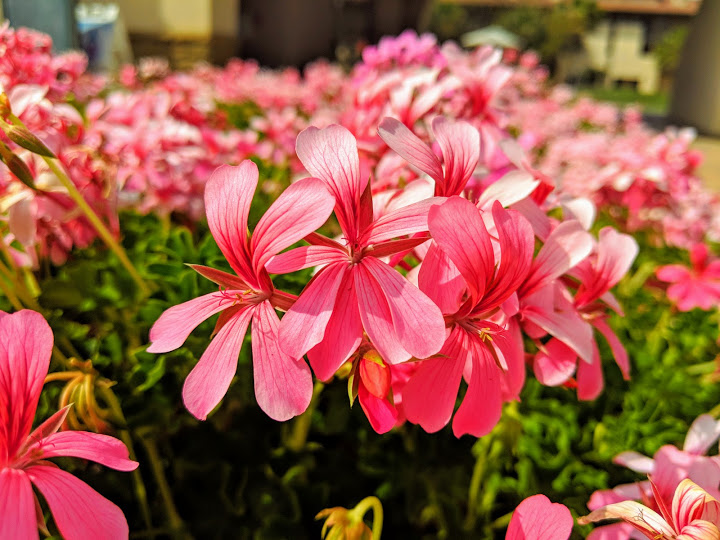
#> input picture HW4/media/spring.jpg, 720 x 540 px
$ jupyter execute --allow-errors 'Pillow tutorial.ipynb'
#> lines starting #> are read from the running program, lines starting #| are printed output that depends on the picture; after the words box and inside, x2 and y2 are one past the last pixel; in counts of white or black regions, pixels touching at a corner belong together
[cell 1]
from PIL import Image, ImageFilter, ImageEnhance, ImageGrab
import os, sys

im = Image.open("./media/spring.jpg")
#> im is the input picture: PIL image 720x540 RGB; mean R, G, B 157.3, 90, 73.1

[cell 2]
print(im.format_description, im.format, im.size, im.mode)
#| JPEG (ISO 10918) JPEG (720, 540) RGB
im.histogram

[cell 3]
# open a new window and show the img
# im.show()

[cell 4]
# box defiens left-upper-right-bottom corners
box = (100, 100, 300, 300)
region = im.crop(box)
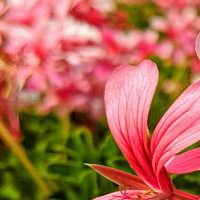
#> region: PIL image 200x200 RGB; mean R, G, B 177.8, 105, 80.7
region.show()

[cell 5]
region = region.transpose(Image.ROTATE_180)
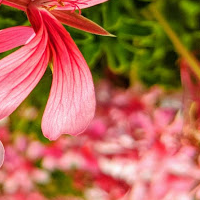
#> region: PIL image 200x200 RGB; mean R, G, B 177.8, 105, 80.7
box2 = (0,0,200,200)
paste = im
paste.paste(region, box2)
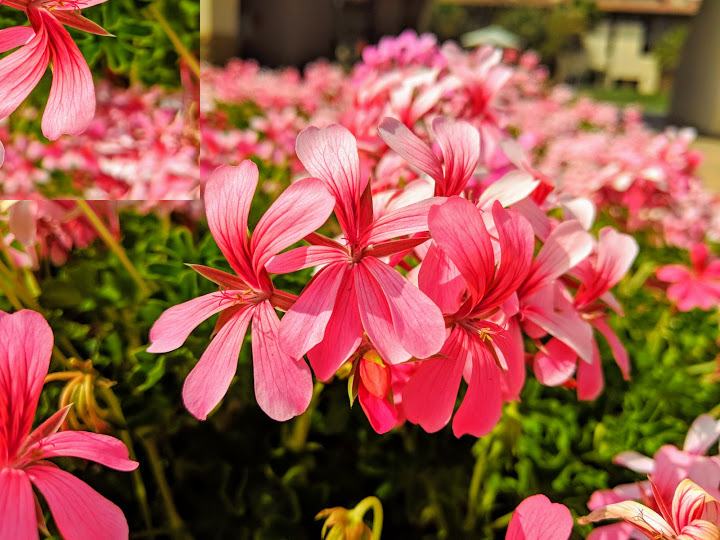
#> paste: PIL image 720x540 RGB; mean R, G, B 156, 88.5, 71.1
paste.show()

[cell 6]
# apply filters to image
out = im
out0 = out.filter(ImageFilter.DETAIL)
out1 = out0.point(lambda i: i*1.2)
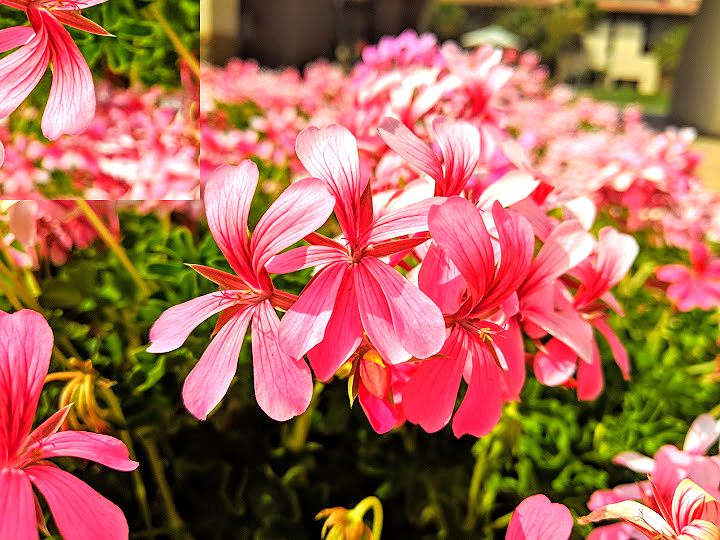
#> out1: PIL image 720x540 RGB; mean R, G, B 172.5, 105.8, 85.2

# split the image into individual bands
source = out.split()
R,G,B = 0, 1, 2
# source[0].show()
# source[1].show()
# source[2].show()

# select regions where red is more than 100
mask0 = source[R].point(lambda i: i > 220 and 255)
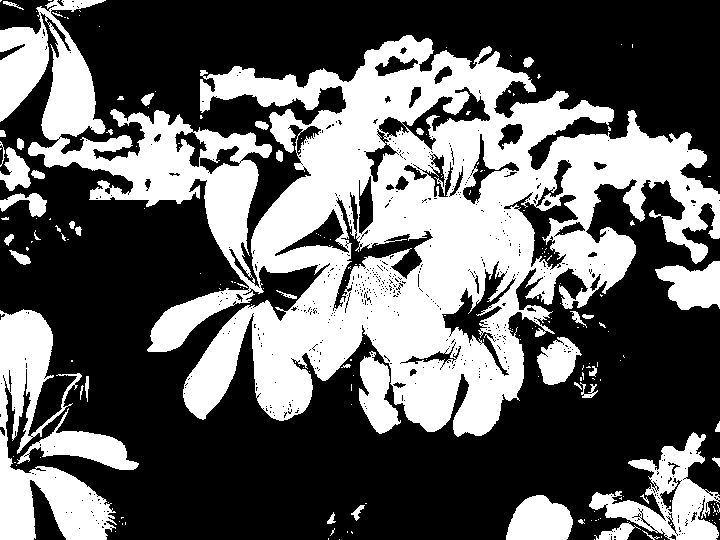
#> mask0: PIL image 720x540 L; 38.9% white; 199 white regions (155 under 20 px), largest, box (x1, y1, x2, y2) and area: (0, 0, 720, 437) 120199, (0, 309, 117, 540) 11361, (589, 432, 720, 540) 5491
# mask0.show()

# process the green band
# source[G].show()
out2 = source[G].point(lambda i: i + 50)
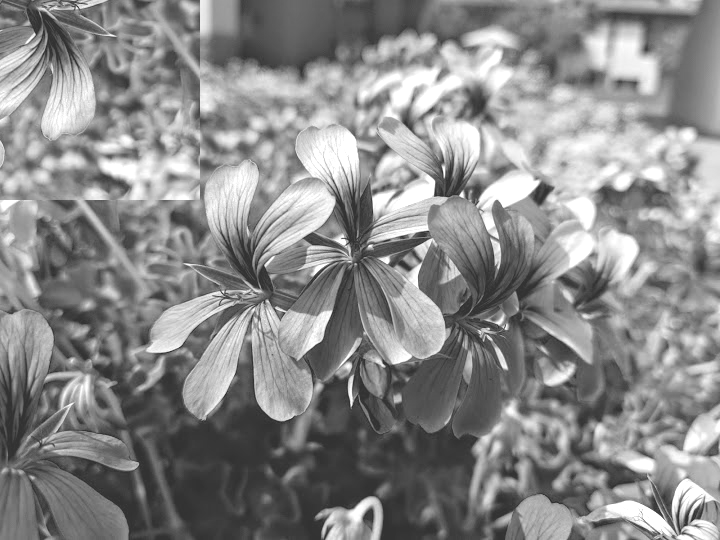
#> out2: PIL image 720x540 L; min 50, max 255, mean 138.1
# out2.show()

# paste the processed band back, but only where red was more than 100
source[G].paste(out2, None, mask0)

# build a new multiband image
out3 = Image.merge(out.mode, source)
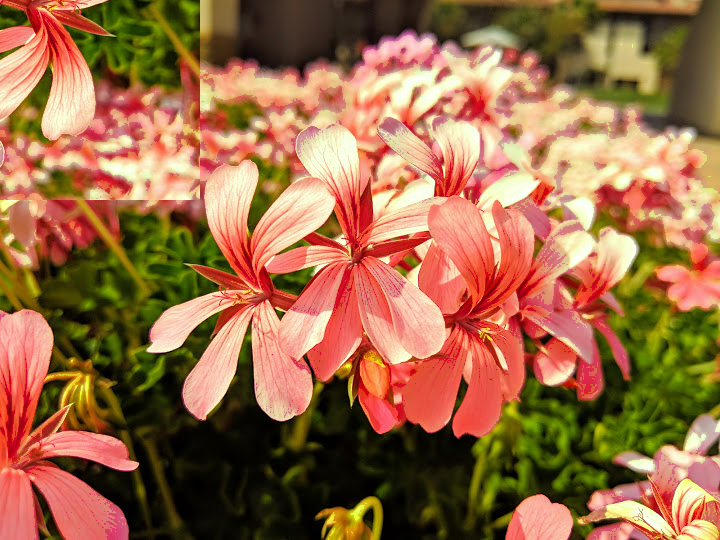
#> out3: PIL image 720x540 RGB; mean R, G, B 156, 107.5, 71.1
out3.show()
out3.save("./media/out3.jpg")

[cell 7]
# ImageEnhance Module
enhancer0 = ImageEnhance.Sharpness(im)

for i in range(4):
    factor = i / 1.0
    enhancer0.enhance(factor).show("Sharpness %f" % factor)

# [4 lines of commented-out code are left out]
